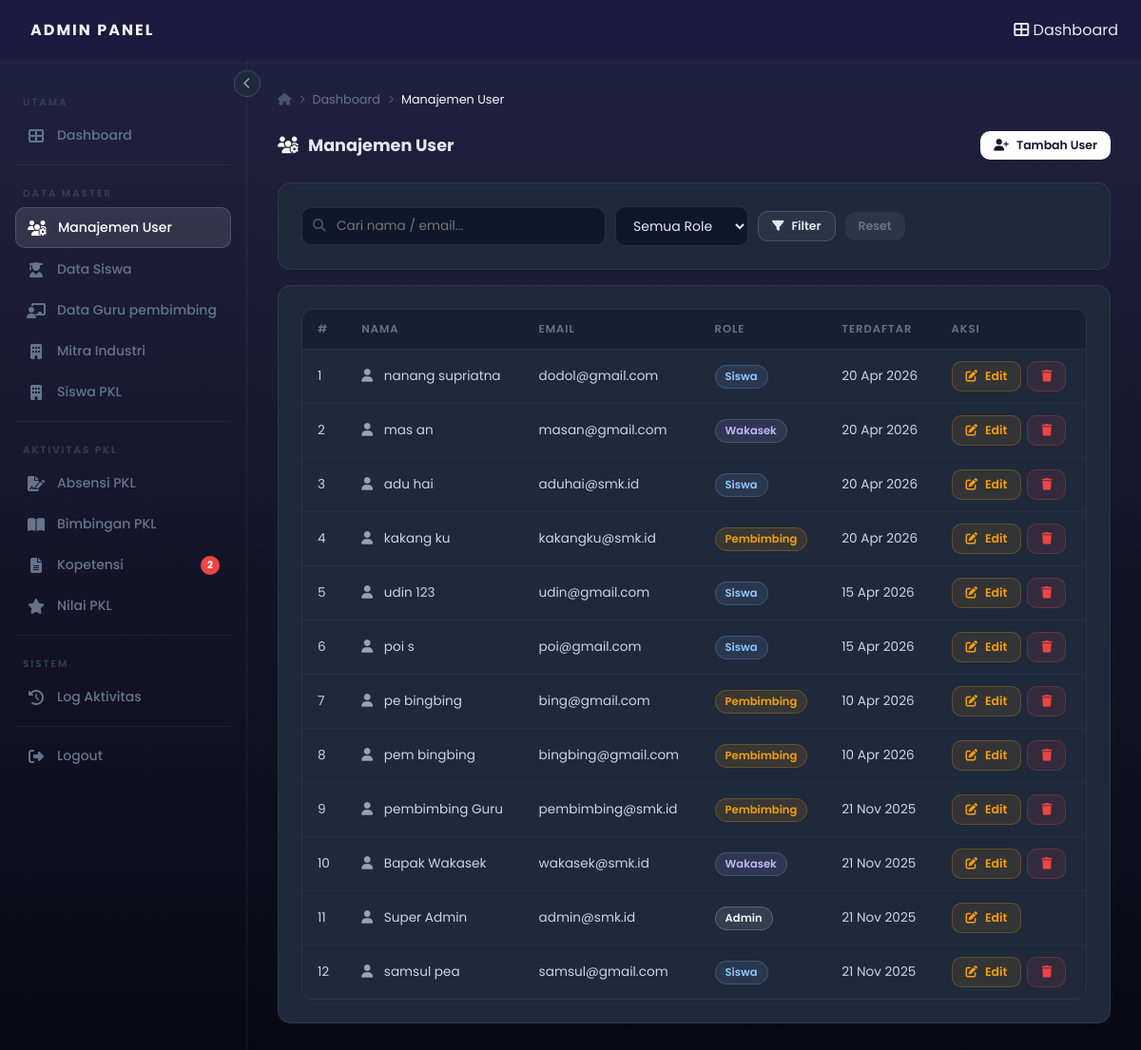
Screenshot of /admin/admin-users.php (signed in) with the database file from the repository.
### tables this page shows
CREATE TABLE `users` (
  `id` int(11) NOT NULL,
  `nama_depan` varchar(50) NOT NULL,
  `nama_belakang` varchar(50) NOT NULL,
  `email` varchar(100) NOT NULL,
  `password` varchar(255) NOT NULL,
  `role` enum('siswa','pembimbing','wakasek','admin') NOT NULL,
  `created_at` timestamp NOT NULL DEFAULT current_timestamp()
);

### admin/admin-users.php (the view, shortened to what this page needs)
<?php
include "../config.php";
$search = isset($_GET['s'])    ? mysqli_real_escape_string($conn, trim($_GET['s']))    : '';
$where = "WHERE 1=1";
$rows = mysqli_query($conn, "SELECT * FROM users $where ORDER BY id DESC");
include '_header_admin.php';
?>
<div class="page-header">
  <h2><i class="fas fa-users-cog"></i> Manajemen User</h2>
  <button class="btn btn-primary btn-sm" onclick="openModal()">
    <i class="fas fa-user-plus"></i> Tambah User
  </button>
</div>
<div class="card" style="margin-bottom:16px;">
  <form method="GET" style="display:flex;gap:10px;flex-wrap:wrap;align-items:center;">
    <div class="search-bar">
      <i class="fas fa-search"></i>
      <input type="text" name="s" placeholder="Cari nama / email..."
             value="<?php echo htmlspecialchars($search); ?>"/>
    </div>
    <select name="role" class="form-control" style="width:auto;padding:9px 14px;">
      <option value="">Semua Role</option>
    </select>
    <button type="submit" class="btn btn-secondary btn-sm"><i class="fas fa-filter"></i> Filter</button>
    <a href="admin-users.php" class="btn btn-sm" style="background:rgba(255,255,255,.06);color:#64748b;">Reset</a>
  </form>
</div>
<div class="card">
  <div class="table-wrapper">
    <table>
      <thead>
        <tr>
          <th>#</th>
          <th>Nama</th>
          <th>Email</th>
          <th>Role</th>
          <th>Terdaftar</th>
          <th>Aksi</th>
        </tr>
      </thead>
      <tbody>
      <?php
      $no = 1;
      if (mysqli_num_rows($rows) === 0): ?>
        <tr><td colspan="6" style="text-align:center;padding:20px;color:#64748b;">Tidak ada data user.</td></tr>
      <?php else:
      while ($r = mysqli_fetch_assoc($rows)): ?>
      <tr>
        <td><?php echo $no++; ?></td>
        <td>
          <i class="fas fa-user" style="color:#94a3b8;margin-right:8px;"></i>
          <?php echo htmlspecialchars($r['nama_depan'] . ' ' . $r['nama_belakang']); ?>
        </td>
        <td><?php echo htmlspecialchars($r['email']); ?></td>
        <td><?php
          $map = ['admin'=>'pill-white','siswa'=>'pill-blue','pembimbing'=>'pill-yellow','wakasek'=>'pill-purple'];
          $cls = $map[$r['role']] ?? 'pill-white';
          echo "<span class='pill {$cls}'>".ucfirst($r['role'])."</span>";
        ?></td>
        <td><?php echo date('d M Y', strtotime($r['created_at'])); ?></td>
        <td style="display:flex;gap:6px;">
          <button class="btn btn-warning btn-sm"
            onclick="editUser(
              <?php echo $r['id']; ?>,
              '<?php echo htmlspecialchars(addslashes($r['nama_depan'])); ?>',
              '<?php echo htmlspecialchars(addslashes($r['nama_belakang'])); ?>',
              '<?php echo htmlspecialchars(addslashes($r['email'])); ?>',
              '<?php echo $r['role']; ?>'
            )">
            <i class="fas fa-edit"></i> Edit
          </button>
          <?php if ($r['id'] != $_SESSION['user']['id_user']): ?>
          <a href="user_aksi.php?hapus=<?php echo $r['id']; ?>"
             class="btn btn-danger btn-sm"
             onclick="return confirm('Yakin hapus user ini? Tindakan tidak bisa dibatalkan.')">
            <i class="fas fa-trash"></i>
          </a>
          <?php endif; ?>
        </td>
      </tr>
      <?php endwhile; endif; ?>
      </tbody>
    </table>
  </div>
</div>
<?php include '_footer_admin.php'; ?>

### admin/style.css (style rules this page uses)
*, *::before, *::after { box-sizing: border-box; margin: 0; padding: 0; }
html { scroll-behavior: smooth; }
body { font-family: 'Poppins', sans-serif; background: linear-gradient(to bottom, #222243, #090913); color: #e2e8f0; min-height: 100vh; }
a { text-decoration: none; color: inherit; }
h2 { font-size: 1.25rem; font-weight: 600; color: #e2e8f0; }
.btn { display: inline-flex; align-items: center; gap: 8px; padding: 10px 20px; border-radius: 10px; font-family: 'Poppins', sans-serif; font-size: 0.85rem; font-weight: 600; cursor: pointer; transition: all 0.2s; border: none; text-decoration: none; }
.btn-primary { background: #ffffff; color: #0f172a; }
.btn-secondary { background: rgba(255, 255, 255, 0.06); color: #e2e8f0; border: 1px solid rgba(255, 255, 255, 0.15); }
.btn-danger { background: rgba(239, 68, 68, 0.1); color: #ef4444; border: 1px solid rgba(239, 68, 68, 0.25); }
.btn-warning { background: rgba(245, 158, 11, 0.1); color: #f59e0b; border: 1px solid rgba(245, 158, 11, 0.25); }
.btn-sm { padding: 6px 14px; font-size: 0.78rem; }
.form-control { width: 100%; padding: 10px 14px; background: #0f172a; border: 1px solid rgba(255, 255, 255, 0.1); border-radius: 10px; color: #e2e8f0; font-family: 'Poppins', sans-serif; font-size: 0.875rem; transition: border-color 0.2s, box-shadow 0.2s; outline: none; }
.form-control::placeholder { color: #475569; }
select.form-control { cursor: pointer; }
select.form-control option { background: #1e293b; }
.card { background: #1e293b; border: 1px solid rgba(255, 255, 255, 0.07); border-radius: 14px; padding: 24px; }
.table-wrapper { overflow-x: auto; border-radius: 12px; border: 1px solid rgba(255, 255, 255, 0.06); }
table { width: 100%; border-collapse: collapse; font-size: 0.85rem; }
thead tr { background: #162032; border-bottom: 1px solid rgba(255, 255, 255, 0.08); }
thead th { padding: 12px 16px; text-align: left; font-size: 0.72rem; font-weight: 600; color: #64748b; letter-spacing: 1px; text-transform: uppercase; white-space: nowrap; }
tbody tr { border-bottom: 1px solid rgba(255, 255, 255, 0.04); transition: background 0.15s; }
tbody tr:last-child { border-bottom: none; }
tbody td { padding: 12px 16px; color: #cbd5e1; vertical-align: middle; }
.pill { display: inline-flex; align-items: center; gap: 5px; padding: 3px 10px; border-radius: 99px; font-size: 0.72rem; font-weight: 600; }
.pill-white { background: rgba(255, 255, 255, 0.1); color: #f1f5f9; border: 1px solid rgba(255, 255, 255, 0.2); }
.pill-yellow { background: rgba(245, 158, 11, 0.12); color: #f59e0b; border: 1px solid rgba(245, 158, 11, 0.25); }
.pill-blue { background: rgba(147, 197, 253, 0.1); color: #93c5fd; border: 1px solid rgba(147, 197, 253, 0.2); }
.pill-purple { background: rgba(196, 181, 253, 0.1); color: #c4b5fd; border: 1px solid rgba(196, 181, 253, 0.2); }
.search-bar { position: relative; max-width: 320px; }
.search-bar i { position: absolute; left: 12px; top: 50%; transform: translateY(-50%); color: #475569; font-size: 0.85rem; }
.search-bar input { width: 100%; padding: 9px 14px 9px 36px; background: #0f172a; border: 1px solid rgba(255, 255, 255, 0.1); border-radius: 10px; color: #e2e8f0; font-family: 'Poppins', sans-serif; font-size: 0.85rem; outline: none; transition: border-color 0.2s; }
.page-header { display: flex; align-items: center; justify-content: space-between; gap: 16px; margin-bottom: 24px; flex-wrap: wrap; }
.page-header h2 { font-size: 1.1rem; font-weight: 700; color: #e2e8f0; display: flex; align-items: center; gap: 10px; }
.page-header h2 i { color: #ffffff; }

### rows the page displays
users: nama_depan+nama_belakang "nanang supriatna", email "dodol@gmail.com", role "Siswa", created_at "20 Apr 2026"
users: nama_depan+nama_belakang "mas an", email "masan@gmail.com", role "Wakasek", created_at "20 Apr 2026"
users: nama_depan+nama_belakang "adu hai", email "aduhai@smk.id", role "Siswa", created_at "20 Apr 2026"
users: nama_depan+nama_belakang "kakang ku", email "kakangku@smk.id", role "Pembimbing", created_at "20 Apr 2026"
users: nama_depan+nama_belakang "udin 123", email "udin@gmail.com", role "Siswa", created_at "15 Apr 2026"
users: nama_depan+nama_belakang "poi s", email "poi@gmail.com", role "Siswa", created_at "15 Apr 2026"
users: nama_depan+nama_belakang "pe bingbing", email "bing@gmail.com", role "Pembimbing", created_at "10 Apr 2026"
users: nama_depan+nama_belakang "pem bingbing", email "bingbing@gmail.com", role "Pembimbing", created_at "10 Apr 2026"
users: nama_depan+nama_belakang "pembimbing Guru", email "pembimbing@smk.id", role "Pembimbing", created_at "21 Nov 2025"
users: nama_depan+nama_belakang "Bapak Wakasek", email "wakasek@smk.id", role "Wakasek", created_at "21 Nov 2025"
users: nama_depan+nama_belakang "Super Admin", email "admin@smk.id", role "Admin", created_at "21 Nov 2025"
users: nama_depan+nama_belakang "samsul pea", email "samsul@gmail.com", role "Siswa", created_at "21 Nov 2025"

### other values shown
$label "Dashboard Manajemen User Data Siswa Data Guru pembimbing Mitra Industri Siswa PKL Absensi PKL Bimbingan PKL Kopetensi Nilai PKL Log Aktivitas Logout"
$badge "2"
$page_title "Manajemen User"
